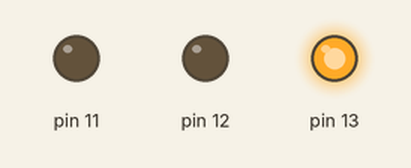
The sketch below on a simulated Arduino Uno, built with avr-gcc and run on an emulated ATmega328P. Parts: output pins drawn as LEDs (lit = HIGH).

Above: at 2.5 s.
At 7.5 s:
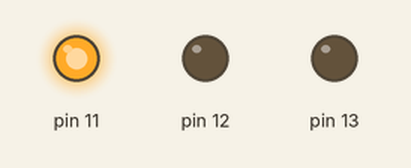
At 11.0 s:
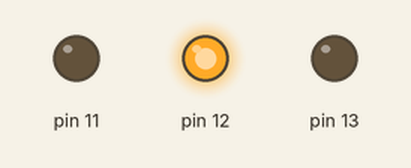
Timing chart, 0 to 15.6 s (numbered marks = the images above):
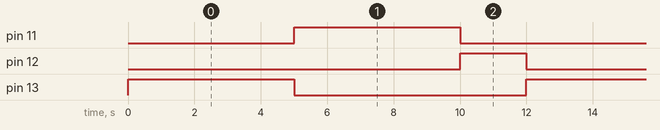

The sketch:

exp02_traffic_lights.ino
```cpp
void setup() {
  pinMode(13, OUTPUT);
  pinMode(12, OUTPUT);
  pinMode(11, OUTPUT);
}

void loop() {
  digitalWrite(13, HIGH);
  delay(5000);
  digitalWrite(13, LOW);

  digitalWrite(11, HIGH);
  delay(5000);
  digitalWrite(11, LOW);

  digitalWrite(12, HIGH);
  delay(2000);
  digitalWrite(12, LOW);
}
```

Measured:
- by itself, pin 11, pin 13: alternates HIGH for 5.0 s and LOW for 7.0 s
- by itself, pin 12: alternates HIGH for 2.0 s and LOW for 10.0 s
- by itself, everything shown: repeats every 12.0 s, in 4 steps
